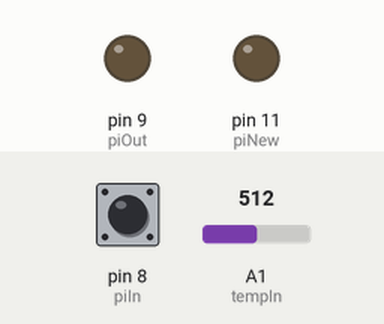
This sketch was run on a simulated Arduino Uno, built with avr-gcc and run on an emulated ATmega328P. Parts: output pins drawn as LEDs (lit = HIGH). Inputs (shaded band) come from the test bench; at power-on: pin 8 (piIn) LOW, A1 (tempIn) = 512.

Above: at 1.2 s.
1.3 s: pin 8 (piIn) pulsed HIGH 5 times (0.12 s each, 0.3 s apart)
At 1.57 s:
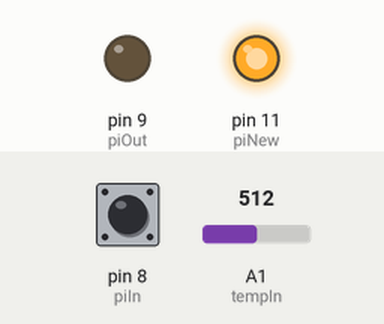
At 2.2 s:
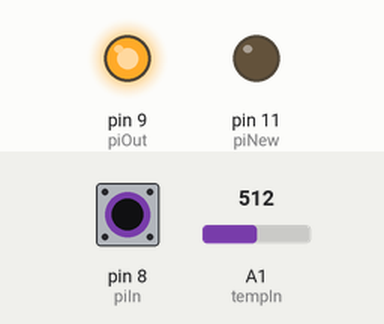
Timing chart, 0 to 4.3 s (numbered marks = the images above; inputs shaded):
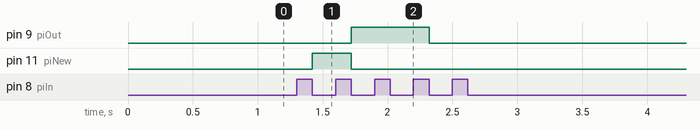

Measured:
- after the input at 1.3 s, pin 9 (piOut): LOW → HIGH after 0.42 s, → LOW 0.60 s later; pin 11 (piNew): LOW → HIGH after 0.12 s, → LOW 0.30 s later

The sketch:

PiDuino.ino
```cpp
#define BITLIM 13
#define PI_HIGH 168
#define DEBUG 0

int piIn = 8, piOut = 9, piNew = 11, tempIn = 15;
int digCount = 0;
bool TX = false, newT = false;
long R25 = 0.98e5, B25 = 3150, R2 = 120700; // maybe B25 3450, R25 1e5
double T25 = 298.15;
double temp;

void setup() {
  // put your setup code here, to run once:
  pinMode(piIn, INPUT);
  pinMode(piOut, OUTPUT);
  pinMode(tempIn, INPUT);
  pinMode(piNew, OUTPUT);

  if(DEBUG)
    Serial.begin(9600);

}


void loop() {
  // put your main code here, to run repeatedly:

  while(digitalRead(piIn) == HIGH) { // while pi says new value
    TX = true;

    if(DEBUG) {
      Serial.println(digitalRead(piIn));
    }
  }

  if(TX && !newT) { // if new value & send, wait for pi to confirm before sending
    newT = true;
    TX = false;
  }
  else if(TX && newT) { // if all good continue to send number one by one
    TX = false;

    digitalWrite(piOut, bitRead((long)(temp*100), digCount)); // send version of temp to pi, convert back on other end
    digCount++;

    if(DEBUG) {
      Serial.print("Bit no ");
      Serial.print(digCount);
      Serial.print(": ");
      Serial.println(bitRead((long)(temp*100), digCount-1)); // debug
      Serial.println((long)(temp*100));
    }

    if(digCount == (BITLIM + 1)) { // if done sending number, reset
      newT = false;
      digCount = 0;
    }
  }

  if(newT && digCount == 0) { // if new value, read in new thing and tell pi
    digitalWrite(piNew, HIGH);

    double tempV = analogRead(tempIn);
    tempV = tempV*5/1024;
    double R1 = -(tempV*R2)/(tempV-5);
    temp = (1/((log(R1/R25)/B25)+1/T25))-273.15;

  }
  else
    digitalWrite(piNew, LOW);

  if(DEBUG && TX)
    Serial.println("No Signal.");


}
```
